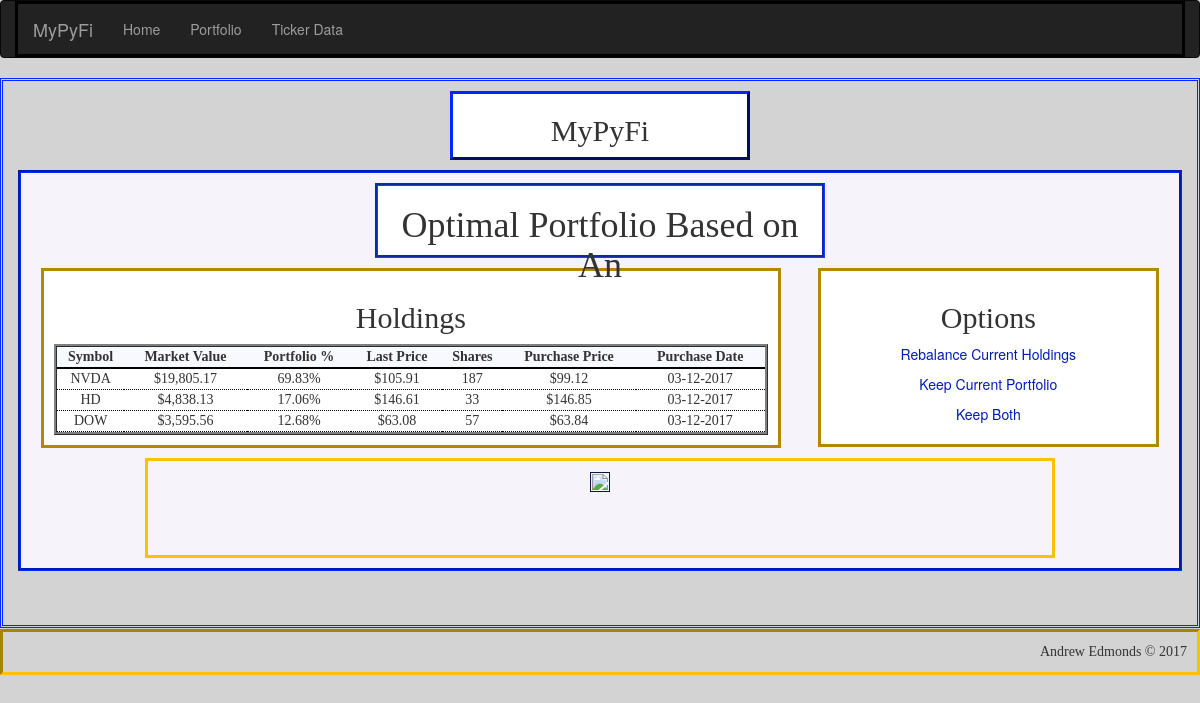
Page /portfolio/Andrew/optimized on the committed database.
### app/models.py (models this page shows, shortened)
class Holding(db.Model):
    __tablename__ = 'holdings'
    id = db.Column(db.Integer, primary_key=True, autoincrement=True)
    symbol = db.Column(db.String(6))            # stock symbol
    shares = db.Column(db.Integer)              # number of shares held
    market_value = db.Column(db.Float)          # market value of holding
    purch_date = db.Column(db.Date)             # date holding was purchased
    purch_price = db.Column(db.Float)           # share price on purchase date
    last_price = db.Column(db.Float)            # most recent price from pandas_dataframe module
    total_profit = db.Column(db.Float)          # total profits of holding ($)
    profit_percent = db.Column(db.Float)        # percent profit based on initial amount invested
    portfolio_percent = db.Column(db.Float)     # percent holding makes up of overall portfolio
    last_updated = db.Column(db.String)         # date holding's last_price attribute was updated
    portfolio_id = db.Column(db.Integer, db.ForeignKey('portfolios.id'))
    def update_last_price(self):
        import datetime as dt
        if not self.last_updated == str(dt.date.today()):
            from pandas_datareader import data as web
            self.last_price = round(web.DataReader(self.symbol, 'yahoo')['Adj Close'].iloc[-1], 2)
            self.last_updated = str(dt.date.today())
        db.session.add(self)
    def update_market_value(self):
        self.market_value = self.shares * self.last_price
        db.session.add(self)
    def update_profit(self):
        self.total_profit = round(self.shares * (self.last_price - self.purch_price), 2)
        self.profit_percent = round(self.last_price / self.purch_price - 1, 4)
        db.session.add(self)
    def update_portfolio_percentage(self):
        self.portfolio_percent = round(self.market_value / Portfolio.query.filter_by(id=self.portfolio_id).first().market_value,4)
        db.session.add(self)
    def update(self):
        self.update_last_price()
        self.update_market_value()
        self.update_portfolio_percentage()
        self.update_profit()
        db.session.commit()

### app/main/views.py (the view)
@main.route('/portfolio/<name>/optimized', methods=['GET', 'POST'])
def portfolio_optimized(name):
    portfolio = Portfolio.query.filter_by(name=name).first()
    if portfolio is None:
        abort(404)
    portfolio.update()
    holding_data = portfolio.holdings.order_by(Holding.portfolio_percent.desc()).all()
    return render_template('portfolio/optimal/portfolio_optimized.html', name=name, holding_data=holding_data)

### app/models.py (called while the page is built)
    def update_market_value(self):
        self.market_value = 0
        self.invested = 0
        self.market_value += self.cash
        for holding in self.holdings:
            self.market_value += (holding.shares * holding.last_price)
            self.invested += (holding.shares * holding.purch_price)
            holding.update_portfolio_percentage()
        db.session.add(self)

    def update_profit(self):
        self.total_profit = self.market_value - self.invested - self.cash
        if self.invested:
            self.profit_percent = round(self.total_profit / self.invested, 4)
        else:
            self.profit_percent = 0
        db.session.add(self)

    def update_holding_count(self):
        self.num_holdings = Holding.query.filter_by(portfolio_id=self.id).count()
        db.session.add(self)

    def update(self):
        for holding in self.holdings:
            holding.update()
        self.update_market_value()
        self.update_profit()
        self.update_holding_count()
        for holding in self.holdings:
            holding.update_portfolio_percentage()
            if holding.shares == 0:
                db.session.delete(holding)
        db.session.commit()

### app/templates/portfolio/optimal/portfolio_optimized.html (shortened to what this page needs)
{% extends "base-detailed.html" %}
{% import "bootstrap/wtf.html" as wtf %}
{% block page_title %}
<h2>
    <center>MyPyFi</center>
</h2>
{% endblock %}
{% block main_title %}
<h1>Optimal Portfolio Based on {{ name[:-4] }}</h1>
{% endblock %}
{% block main_focus %}
{% if not holding_data|count > 0 %}
<h1>
    <center>No Holdings Found!</center>
</h1>
<p>
<center>There are no holdings saved in the portfolio {{ name }}</center></p>
{% else %}
<h2>
    <center>Holdings</center>
</h2>
<table style="width:100%" id="portfolio_table">
    <tr>
        <th>
            <center>Symbol</center>
        </th>
        <th>
            <center>Market Value</center>
        </th>
        <th>
            <center>Portfolio %</center>
        </th>
        <th>
            <center>Last Price</center>
        </th>
        <th>
            <center>Shares</center>
        </th>
        <th>
            <center>Purchase Price</center>
        </th>
        <th>
            <center>Purchase Date</center>
        </th>
    </tr>
    {% for holding in holding_data %}
    <tr>
        <td>
            <center>{{ holding["symbol"] | upper }}</center>
        </td>
        <td>
            <center>{{ "${:,.2f}".format(holding["last_price"]*holding["shares"]) }}</center>
        </td>
        <td>
            <center>{{ "{0:.2f}%".format(holding["portfolio_percent"]*100) }}</center>
        </td>
        <td>
            <center>{{ "${:,.2f}".format(holding["last_price"]) }}</center>
        </td>
        <td>
            <center>{{ holding["shares"] }}</center>
        </td>
        <td>
            <center>{{ "${:,.2f}".format(holding["purch_price"]) }}</center>
        </td>
        <td>
            <center>{{ "{:%m-%d-%Y}".format(holding["purch_date"]) }}</center>
        </td>
    </tr>
    {% endfor %}
</table>
{% endif %}
{% endblock %}
{% block main_options %}
{% if not holding_data|count > 0 %}
<h1>
    <center>No Holdings Found!</center>
</h1>
<p>
<center>There are no holdings saved in the portfolio {{ name }}</center></p>
{% else %}
<h2>
    <center>Options</center>
</h2>
<div style="text-align:center">
    <a class="button" href="{{ url_for('main.portfolio_optimized_rebalance',name=name) }}">Rebalance Current
        Holdings</a>
    <a class="button" href="{{ url_for('main.portfolio_optimized_revert',name=name) }}">Keep Current Portfolio</a>
    <a class="button" href="{{ url_for('main.portfolio_main') }}">Keep Both</a>
</div>
{% endif %}
{% endblock %}
{% block verbage %}
<img src="{{ url_for('static',filename='optimized_portfolio.png') }}">
{% endblock %}

### app/static/css/style_main.css (style rules this page uses)
body { background-color: lightgray; }
#main h2 { font-family: "Palatino Linotype"; }
#main th { font-family: "Bitstream Vera Sans Mono"; border-bottom: 2pt solid black; }
#portfolio_table { border-collapse: separate; border-style: ridge; background-color: #F4F1F7; }
#main-focus th { background-color: ghostwhite; }
#main-focus td { font-family: "Felix Titling"; border-bottom: 1pt dotted black; background-color: white; }
.button { background-color: white; color: #001BB2; border: thin; text-align: center; text-decoration: none; display: inline-block; cursor: pointer; }
img { padding:1px; border:1px solid #021a40; }

### rows in the picture
Holding: symbol "NVDA", holding['last_price']*holding['shares'] "$19,805.17", holding['portfolio_percent']*100 "69.83%", last_price "$105.91", shares "187", purch_price "$99.12", purch_date "03-12-2017"
Holding: symbol "HD", holding['last_price']*holding['shares'] "$4,838.13", holding['portfolio_percent']*100 "17.06%", last_price "$146.61", shares "33", purch_price "$146.85", purch_date "03-12-2017"
Holding: symbol "DOW", holding['last_price']*holding['shares'] "$3,595.56", holding['portfolio_percent']*100 "12.68%", last_price "$63.08", shares "57", purch_price "$63.84", purch_date "03-12-2017"

### other values in the picture
{{ name[:-4] }} "An"
